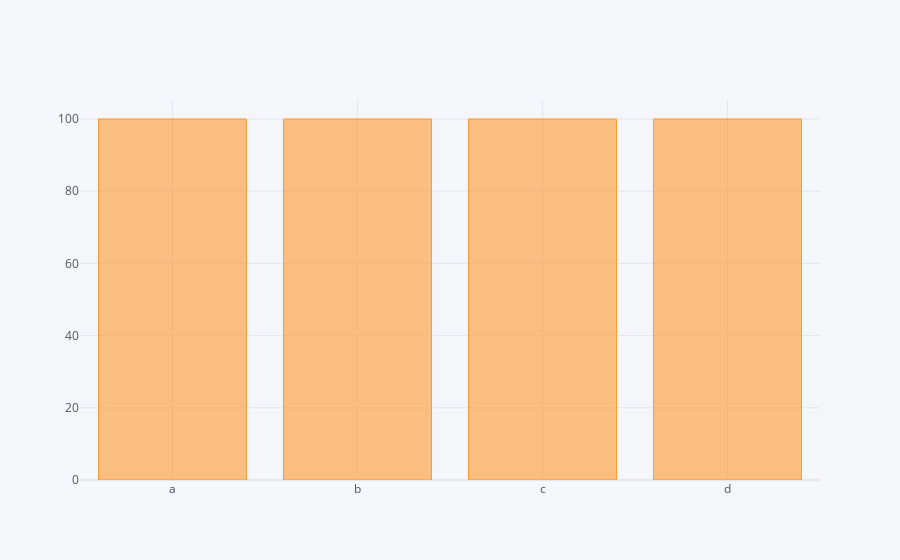

The notebook cell saved with this chart:
### Code cell
df.count().iplot(kind='bar')

### Figure 1 — Plotly figure (JSON) as saved in the notebook; plotly's stock layout.template omitted (floating-point values rounded to 4 significant figures)
{"data": [{"marker": {"color": "rgba(255, 153, 51, 0.6)", "line": {"color": "rgba(255, 153, 51, 1.0)", "width": 1}}, "name": "None", "orientation": "v", "text": "", "type": "bar", "x": ["a", "b", "c", "d"], "y": [100, 100, 100, 100]}], "layout": {"legend": {"bgcolor": "#F5F6F9", "font": {"color": "#4D5663"}}, "paper_bgcolor": "#F5F6F9", "plot_bgcolor": "#F5F6F9", "title": {"font": {"color": "#4D5663"}}, "xaxis": {"gridcolor": "#E1E5ED", "showgrid": true, "tickfont": {"color": "#4D5663"}, "title": {"font": {"color": "#4D5663"}, "text": ""}, "zerolinecolor": "#E1E5ED"}, "yaxis": {"gridcolor": "#E1E5ED", "showgrid": true, "tickfont": {"color": "#4D5663"}, "title": {"font": {"color": "#4D5663"}, "text": ""}, "zerolinecolor": "#E1E5ED"}}}
